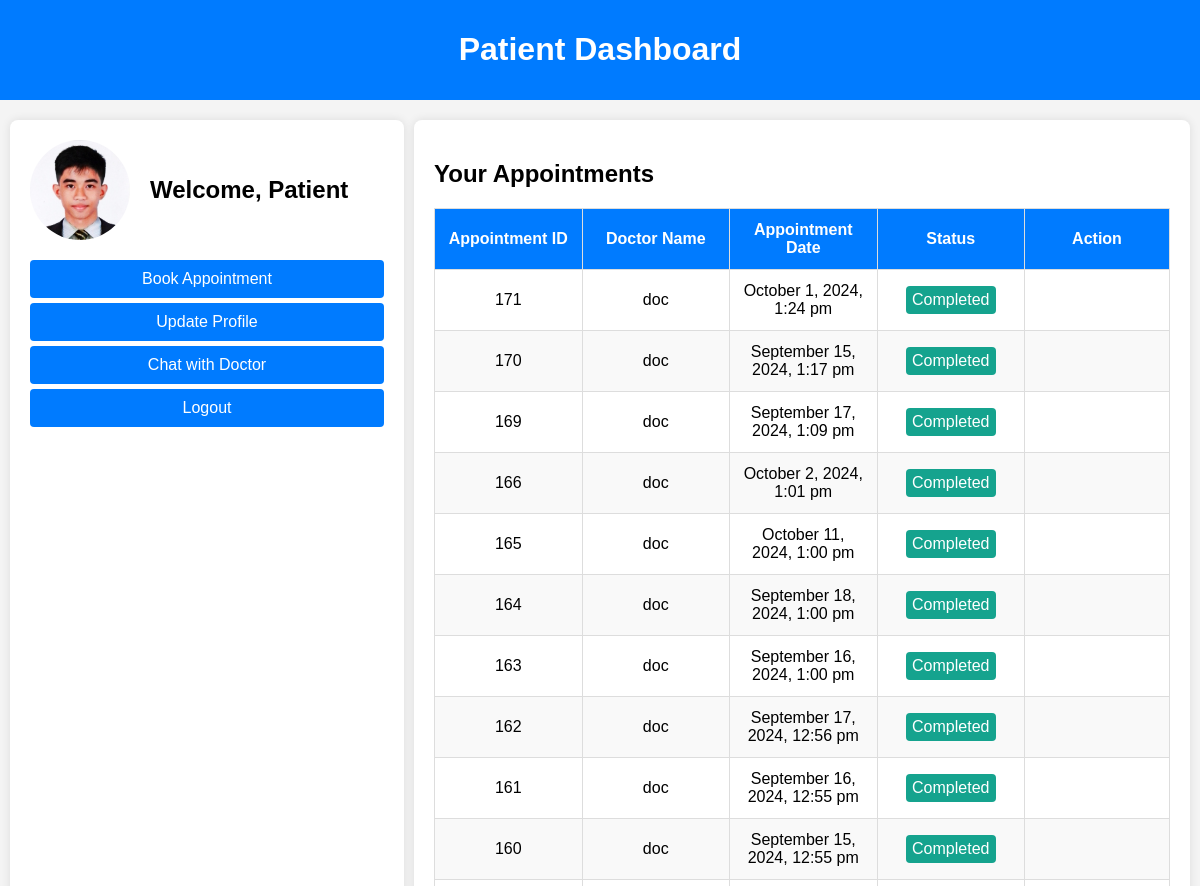
Before: /user/patient_dashboard.php (signed in, upper part) with the older database file.
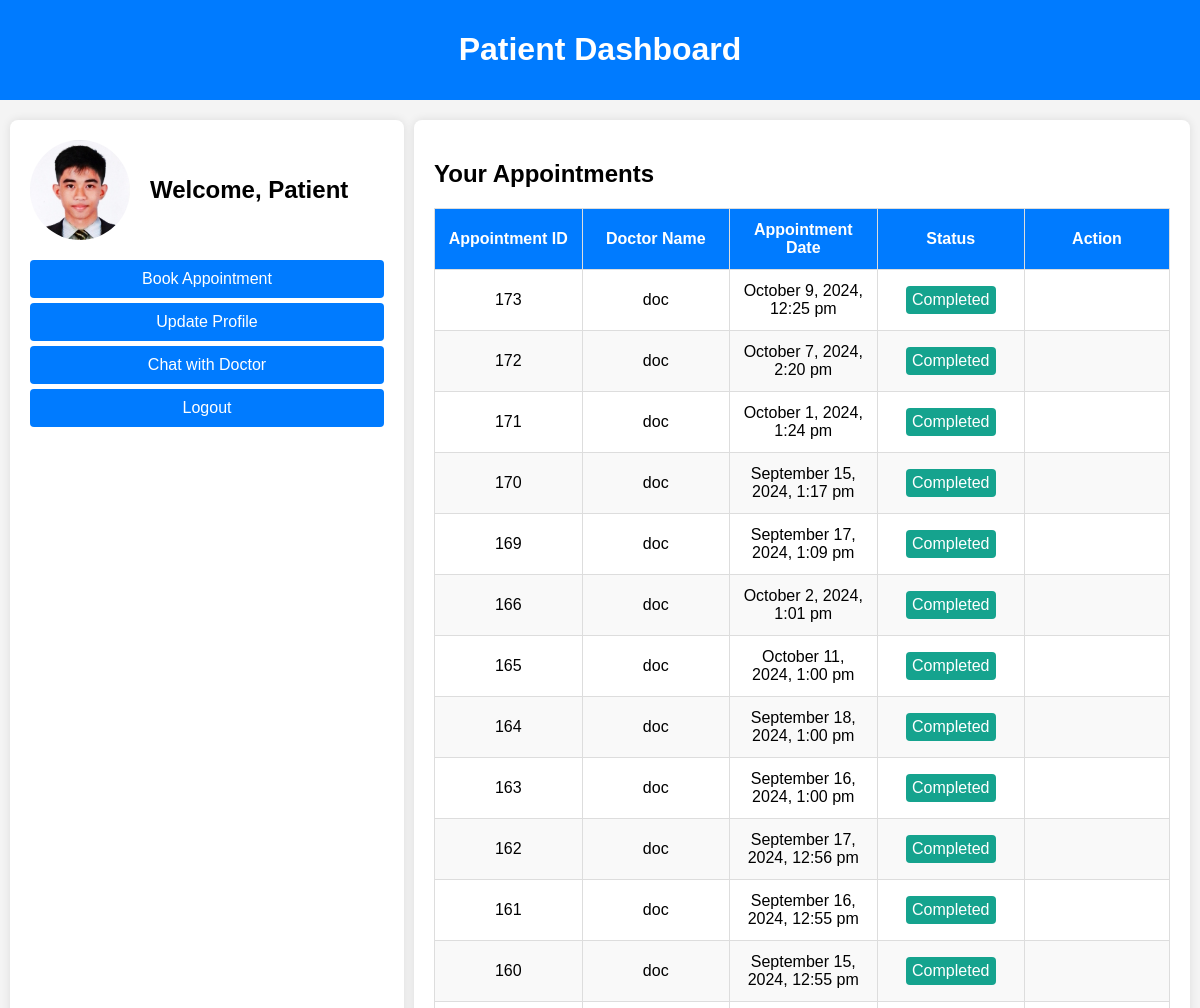
After: the same page with the newer database file.
### tables this page shows
CREATE TABLE `appointments` (
  `id` int(11) NOT NULL,
  `patient_id` int(11) NOT NULL,
  `doctor_id` int(11) NOT NULL,
  `appointment_date` datetime NOT NULL,
  `status` enum('Pending','Completed','Cancelled','Approved') DEFAULT 'Pending',
  `created_at` timestamp NOT NULL DEFAULT current_timestamp(),
  `updated_at` timestamp NOT NULL DEFAULT current_timestamp() ON UPDATE current_timestamp(),
  `patient_name` varchar(255) DEFAULT NULL,
  `doctor_name` varchar(255) DEFAULT NULL
);

CREATE TABLE `doctors` (
  `id` int(11) NOT NULL,
  `user_id` int(11) NOT NULL,
  `specialization` varchar(255) DEFAULT NULL,
  `availability_schedule` text DEFAULT NULL,
  `created_at` timestamp NOT NULL DEFAULT current_timestamp(),
  `updated_at` timestamp NOT NULL DEFAULT current_timestamp() ON UPDATE current_timestamp(),
  `name` varchar(255) DEFAULT NULL
);

### user/patient_dashboard.php (the view, shortened to what this page needs)
<?php
include '../db.php';
$patient_id = $_SESSION['user_id'];
$stmt = $pdo->prepare("SELECT image FROM users WHERE id = ?");
$stmt->execute([$patient_id]);
$patient = $stmt->fetch();
$profile_image = !empty($patient['image']) ? $patient['image'] : 'default.jpg';
$stmt = $pdo->prepare("
    SELECT a.id AS appointment_id, d.name AS doctor_name, a.appointment_date, a.status
    FROM appointments a
    JOIN doctors d ON a.doctor_id = d.id
    JOIN patients p ON a.patient_id = p.id
    WHERE p.user_id = ?
    ORDER BY a.id DESC
");
$stmt->execute([$patient_id]);
$appointments = $stmt->fetchAll();
?>
<!DOCTYPE html>
<html lang="en">
<head>
</head>
<body>
<div class="navbar">
    <h1>Patient Dashboard</h1>
</div>
<div class="container">
    <div class="profile-section">
        <div class="profile-card">
            <img src="../uploads/<?php echo htmlspecialchars($profile_image); ?>" alt="Profile Image">
            <div>
                <h1>Welcome, Patient</h1>
            </div>
        </div>
        <div class="dashboard-links">
            <a href="book_appointment.php">Book Appointment</a>
            <a href="update_profile.php">Update Profile</a>
            <a href="chat_doctor.php">Chat with Doctor</a>
            <a href="../logout.php">Logout</a>
        </div>
    </div>
    <div class="appointments-section">
        <div class="card">
            <h2>Your Appointments</h2>
            <table>
                <thead>
                    <tr>
                        <th>Appointment ID</th>
                        <th>Doctor Name</th>
                        <th>Appointment Date</th>
                        <th>Status</th>
                        <th class="action-column">Action</th>
                    </tr>
                </thead>
                <tbody>
                    <?php if (!empty($appointments)): ?>
                        <?php foreach ($appointments as $appointment): ?>
                            <tr>
                                <td><?php echo htmlspecialchars($appointment['appointment_id']); ?></td>
                                <td><?php echo htmlspecialchars($appointment['doctor_name']); ?></td>
                                <td><?php echo htmlspecialchars(date('F j, Y, g:i a', strtotime($appointment['appointment_date']))); ?></td>
                                <td><span class="status <?php echo htmlspecialchars($appointment['status']); ?>"><?php echo htmlspecialchars($appointment['status']); ?></span></td>
                                <td class="action-column">
                                </td>
                            </tr>
                        <?php endforeach; ?>
                    <?php else: ?>
                        <tr>
                            <td colspan="5">No appointments found.</td>
                        </tr>
                    <?php endif; ?>
                </tbody>
            </table>
        </div>
    </div>
</div>
</body>
</html>

Changed rows visible on the page:
added appointments: id "173", doctor.name "doc", appointment_date "October 9, 2024, 12:25 pm", status "Completed"
added appointments: id "172", doctor.name "doc", appointment_date "October 7, 2024, 2:20 pm", status "Completed"
